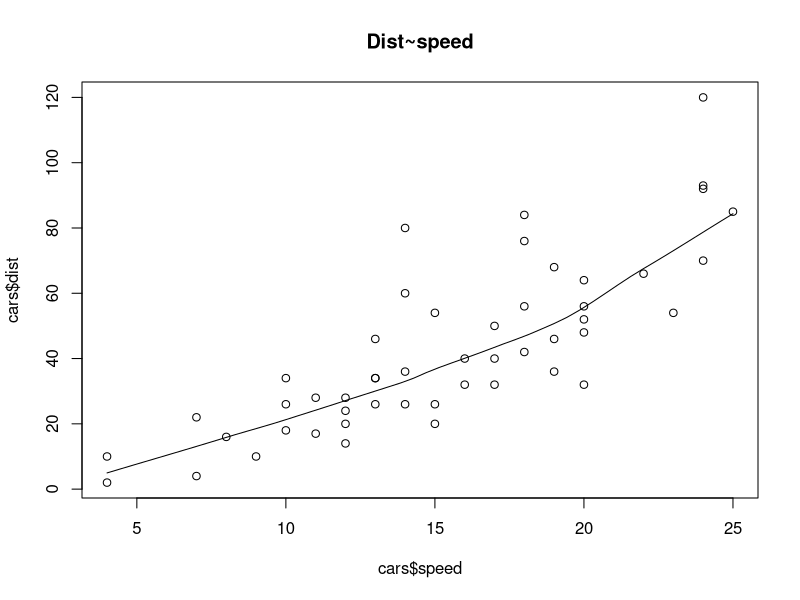
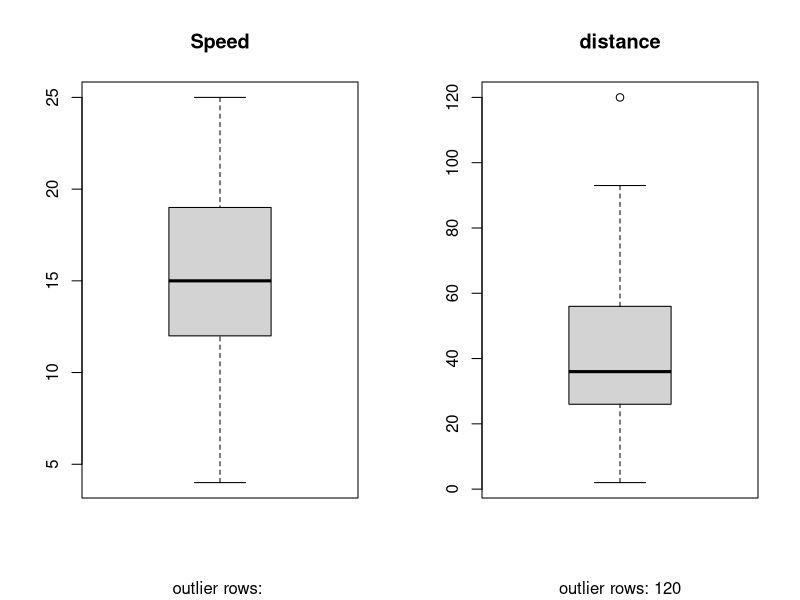
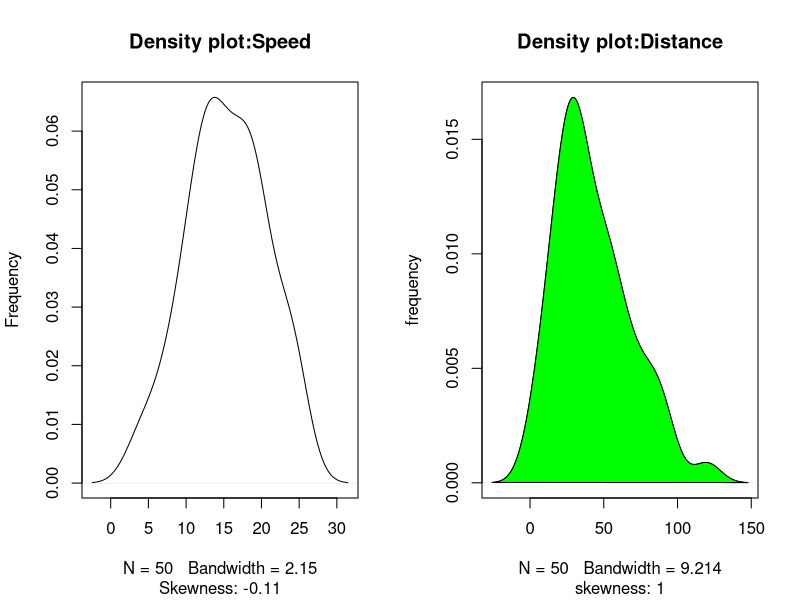

These figures' R source, in order:
## ---- chunk 1
head(cars)
## ---- chunk 2
scatter.smooth(x=cars$speed,y=cars$dist,main="Dist~speed")
## ---- chunk 3
#outlier 
#dividing the graph into 2 columns
par(mfrow=c(1,2))
boxplot(cars$speed, main="Speed", sub=paste("outlier rows:",boxplot.stats(cars$speed)$out))
boxplot(cars$dist,main="distance",sub=paste("outlier rows:",boxplot.stats(cars$dist)$out))
## ---- chunk 4
library(e1071)
par(mfrow=c(1,2))
#density plot
plot(density(cars$speed),main="Density plot:Speed",ylab="Frequency",sub=paste("Skewness:",round(e1071::skewness(cars$speed),2)))
plot(density(cars$dist),main="Density plot:Distance",ylab="frequency",sub=paste("skewness:",round(e1071::skewness(cars$dist))))
polygon(density(cars$dist),col="green")
#polygon(density(cars$speed),col="red")
## ---- chunk 5
#to find correlation between variable
cor(cars$speed,cars$dist)
## ---- chunk 6
#build linear model
model<-lm(dist~speed,data=cars)
print(model)
summary(model)
## ---- chunk 7
#calculating t-statistics and p-value
modelsummary<-summary(model)
modelcoeff<-modelsummary$coefficients
beta.estimate<-modelcoeff["speed","Estimate"]
std.err<-modelcoeff["speed","Std. Error"]
tvalue<-beta.estimate/std.err#gives t value
#calculate p-value
pvalue<-2*pt(-abs(tvalue),df=nrow(cars)-ncol(cars))
f_stat<-model$fstatistic[1]
f<-summary(model)$fstatistic
model_p<-pf(f[1],f[2],f[3],lower=FALSE)
print(paste("t-value",tvalue))
print(paste("p-value",pvalue))

print(paste("model F-statistic",f_stat))
print(paste("model p value",model_p))

## ---- chunk 8
#predicting linear models
#creating training test datasamples
set.seed(100)#setting seed to reproduce the result of random sampling
trainrow<-sample(1:nrow(cars),0.8*nrow(cars))
traindata<-cars[trainrow,]#model training data
testdata<-cars[-trainrow,]
## ---- chunk 9
linearmodel<-lm(dist~speed,data=traindata)
distpred<-predict(linearmodel,testdata)
## ---- chunk 10
summary(linearmodel)
AIC(linearmodel)
BIC(linearmodel)
## ---- chunk 11
#calculate prediction accuracy
actuals_preds<-data.frame(cbind(actuals=testdata$dist,predicteds=distpred))
head(actuals_preds)

## ---- chunk 12
#correlation accuracy
corr_acc<-cor(actuals_preds)
print(corr_acc)
## ---- chunk 13

